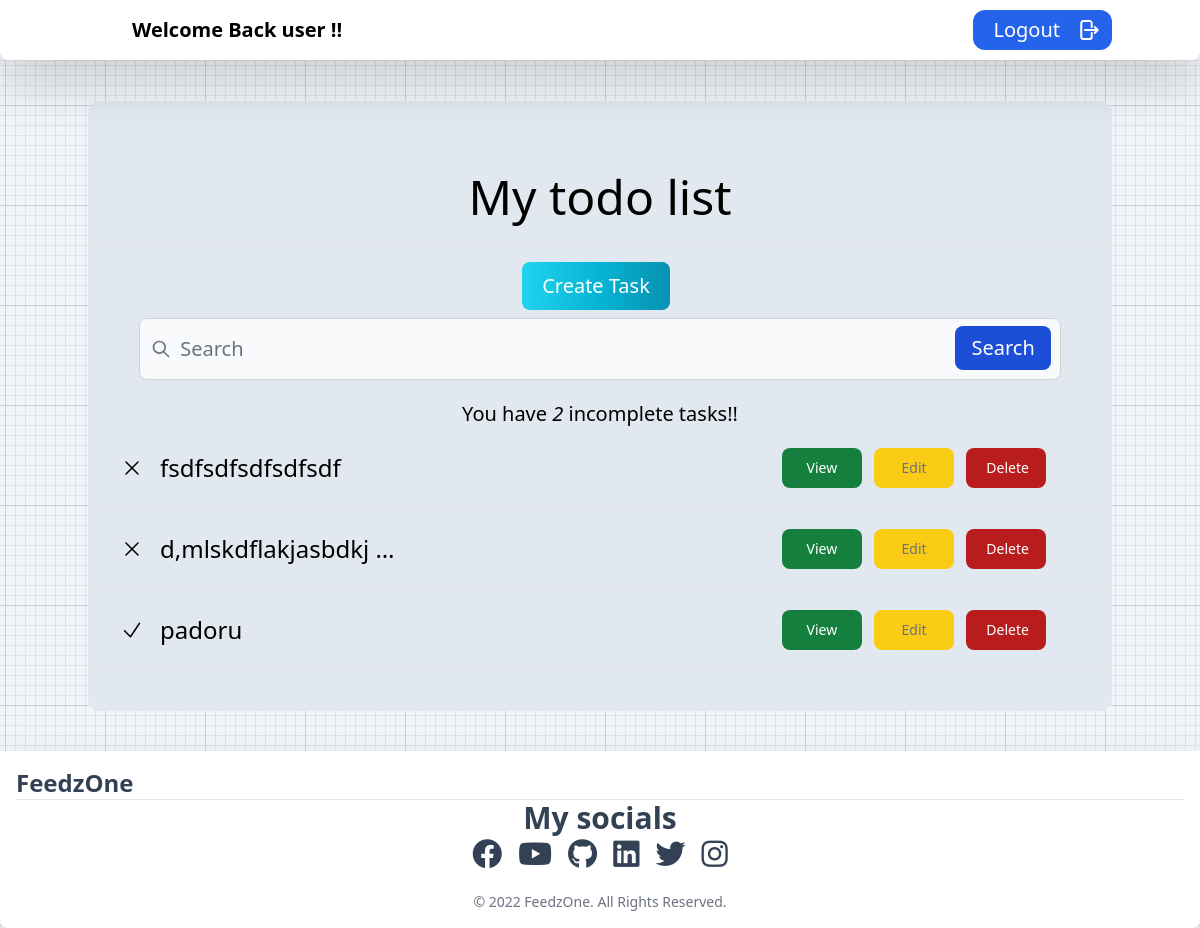
The app's page / (signed in), older data.
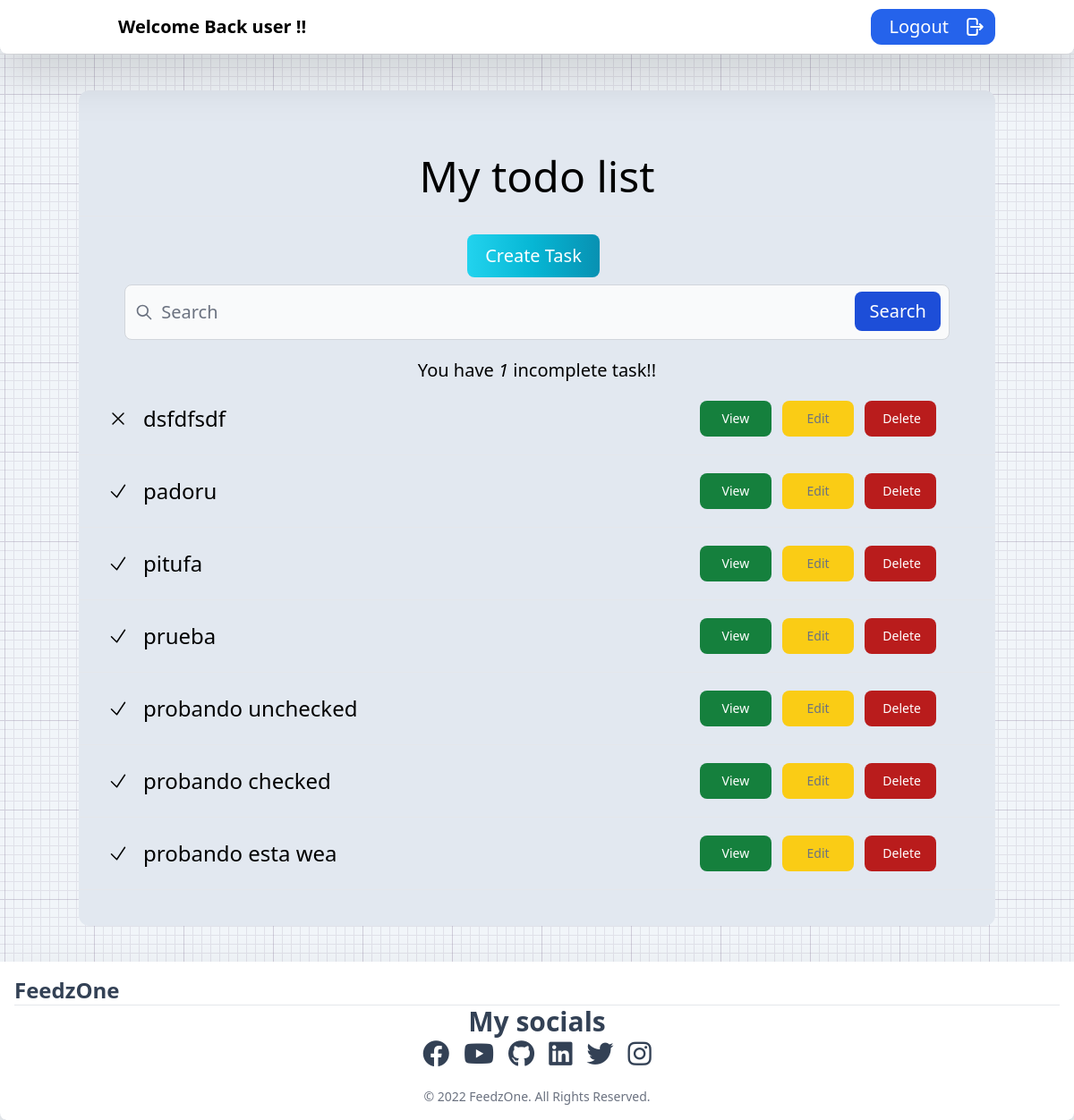
The same page, newer data.
### base/models.py (models this page shows, shortened)
class Task(models.Model):
    user = models.ForeignKey(User, on_delete=models.CASCADE, null=True, blank=True)
    title = models.CharField(max_length=200)
    description = models.TextField(null=True, blank=True)
    complete = models.BooleanField(default=False)
    created = models.DateTimeField(auto_now_add=True)
    class Meta:
        ordering = ['complete']

### base/views.py (the view)
# urls.py: path('', TaskList.as_view(), name='tasks'),
class TaskList(LoginRequiredMixin, ListView):
    model = Task
    context_object_name = 'Tasks'
    def get_context_data(self, **kwargs):
        context = super().get_context_data(**kwargs)
        context['Tasks'] = context['Tasks'].filter(user=self.request.user)
        context['count'] = context['Tasks'].filter(complete=False).count()
        search_input = self.request.GET.get('search-area') or ''
        if search_input:
            context['Tasks'] = context['Tasks'].filter(
                title__icontains = search_input)
        context['search_input'] = search_input
        return context

### base/templates/base/task_list.html (shortened to what this page needs)
{% extends 'layout.html' %}
{% block content %}
    <div class="container mx-auto dark:text-white bg-slate-200 dark:bg-slate-700 mt-10 py-10 rounded-xl">
        <div class="text-5xl container mx-auto w-50 pt-8">
            <h1 class="text-5xl mb-5">My todo list</h1>
            <hr>
            <button type="button" class="mt-5 mb-5 text-white bg-gradient-to-r from-cyan-400 via-cyan-500 to-cyan-600 hover:bg-gradient-to-br focus:ring-4 focus:outline-none focus:ring-cyan-300 dark:focus:ring-cyan-800 font-medium rounded-lg text-xl px-5 py-2.5 text-center mr-2 mb-2">
                <a href=" {%url 'task-create' %}" class="text-white text-xl">Create Task</a>
            </button>
        </div>
        <form method="GET">
        <div class="relative w-[90%] mx-auto">
            <div class="absolute inset-y-0 left-0 flex items-center pl-3 pointer-events-none">
            </div>
            <div>
                <input type="search" id="search" name="search-area" class="text-xl block w-full p-4 pl-10 text-gray-800 border border-gray-300 rounded-lg bg-gray-50 focus:ring-blue-500 focus:border-blue-500 dark:bg-gray-700 dark:border-gray-600 dark:placeholder-gray-400 dark:text-white dark:focus:ring-blue-500 dark:focus:border-blue-500" placeholder="Search" value="{{search_input}}" required>
                <button type="submit" class="text-white absolute right-2.5 bottom-2.5 bg-blue-700 hover:bg-blue-800 focus:ring-4 focus:outline-none focus:ring-blue-300 font-medium rounded-lg px-4 py-2 dark:bg-blue-600 dark:hover:bg-blue-700 dark:focus:ring-blue-800 text-xl">Search</button>
            </div>
        </div>
        </form>
        <div class="mt-5">
            <h3 class="text-xl">You have <i>{{count}}</i> incomplete task{{ count|pluralize:"s" }}!!</h3>
        </div>
        {% for task in Tasks %}
            <div class="flex justify-center items-center h-15 my-5 w-full mx-auto py-0">
                <div class="w-[5%] col-start-0 col-span-1 items-center mx-auto px-8 dark:text-white">
                    {% if task.complete %}
                        <svg xmlns="http://www.w3.org/2000/svg" fill="none" viewBox="0 0 24 24" stroke-width="1.5" stroke="currentColor" class="w-6 h-6"><path stroke-linecap="round" stroke-linejoin="round" d="M4.5 12.75l6 6 9-13.5" /></svg>
                    {% else %}
                        <svg xmlns="http://www.w3.org/2000/svg" fill="none" viewBox="0 0 24 24" stroke-width="1.5" stroke="currentColor" class="w-6 h-6"><path stroke-linecap="round" stroke-linejoin="round" d="M6 18L18 6M6 6l12 12" /></svg>
                    {% endif %}
                </div>
                <div class="w-[55%] col-start-1 col-span-3 justify-center text-left mx-auto mr-5">
                    <a class="text-md md:text-2xl ml-2 dark:text-white">{{ task.title|truncatechars:20 }}</a>
                </div>
                <div class="w-[40%] col-start-3 col-span-6 justify-center mx-auto">
                    <button type="button" class="focus:outline-none text-white bg-green-700 hover:bg-green-800 focus:ring-4 focus:ring-green-300 font-medium rounded-lg text-sm px-5 py-2.5 mr-2 dark:bg-green-600 dark:hover:bg-green-700 dark:focus:ring-green-800 w-20 h-10 flex-1 text-center">
                        <a href="{% url 'task' task.id %}">View</a>
                    </button>
                    <button type="button" class="focus:outline-none text-gray-500 bg-yellow-400 hover:bg-yellow-500 focus:ring-4 focus:ring-yellow-300 font-medium rounded-lg text-sm px-5 py-2.5 mr-2 dark:focus:ring-yellow-900 w-20 h-10 flex-1 text-center">
                        <a href="{% url 'task-update' task.id %}">Edit</a>
                    </button>
                    <button type="button" class="focus:outline-none text-white bg-red-700 hover:bg-red-800 focus:ring-4 focus:ring-red-300 font-medium rounded-lg text-sm px-5 py-2.5 dark:bg-red-600 dark:hover:bg-red-700 dark:focus:ring-red-900 w-20 h-10 flex-1 text-center py-0">
                        <a href="{% url 'task-delete' task.id %}">Delete</a>
                    </button>
                </div>
            </div>
            <hr>
        {% endfor %}
    </div>
{% endblock %}

Row changes from the older to the newer data that the page shows:
removed Task: complete False (drawn), title "fsdfsdfsdfsdfsdf"
added Task: complete False (drawn), title "dsfdfsdf"
shown differently, row unchanged: Task "padoru": moves up the list
changed Task: complete False → True (drawn); title "d,mlskdflakjasbdkj …" → "pitufa"
added Task: complete True (drawn), title "prueba"
added Task: complete True (drawn), title "probando unchecked"
added Task: complete True (drawn), title "probando checked"
added Task: complete True (drawn), title "probando esta wea"
Text that changed along with them:
{{ count }}: "2" → "1"
